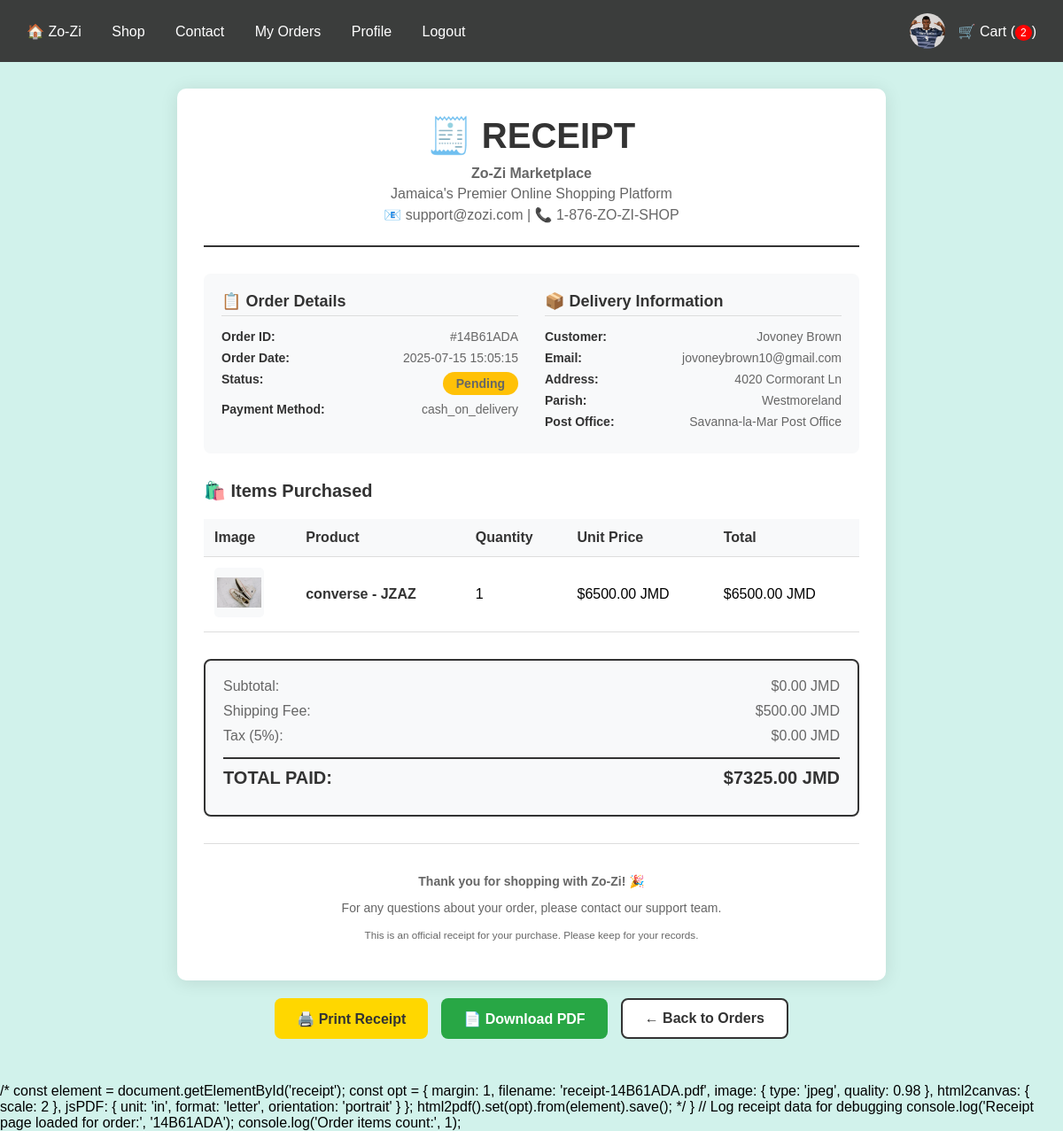
The app's page /receipt/14B61ADA (signed in) with its own data.
### tables this page shows
CREATE TABLE orders (
            order_id TEXT PRIMARY KEY,
            user_email TEXT,
            full_name TEXT,
            phone_number TEXT,
            address TEXT,
            parish TEXT,
            post_office TEXT,
            total REAL,
            discount REAL,
            payment_method TEXT,
            order_date DATETIME,
            status TEXT,
            shipping_option TEXT,
            shipping_fee REAL,
            tax REAL, lynk_reference TEXT, payment_verified BOOLEAN DEFAULT FALSE,
            FOREIGN KEY (user_email) REFERENCES users(email)
        );

CREATE TABLE order_items (
            order_id TEXT,
            product_key TEXT,
            quantity INTEGER,
            price REAL,
            PRIMARY KEY (order_id, product_key),
            FOREIGN KEY (order_id) REFERENCES orders(order_id),
            FOREIGN KEY (product_key) REFERENCES products(product_key)
        );

CREATE TABLE products (
            product_key TEXT PRIMARY KEY,
            name TEXT,
            price REAL,
            description TEXT,
            image_url TEXT,
            image_urls TEXT,
            shipping TEXT,
            brand TEXT,
            category TEXT,
            original_cost REAL,
            roi REAL,
            sizes TEXT,
            seller_email TEXT,
            sold INTEGER DEFAULT 0,
            clicks INTEGER DEFAULT 0,
            likes INTEGER DEFAULT 0,
            posted_date TEXT,
            amount INTEGER,
            FOREIGN KEY (seller_email) REFERENCES users(email)
        );

### app.py (the view, shortened to what this page needs)
@app.route('/receipt/<order_id>', methods=['GET'])
def receipt(order_id):
    if 'user' not in session:
        return redirect(url_for('login'))
    user_email = session['user']['email']
    with get_db() as conn:
        cursor = conn.cursor()
        cursor.execute(
            "SELECT order_id, user_email, full_name, address, parish, post_office, total, discount, payment_method, order_date, status "
            "FROM orders WHERE order_id = ? AND user_email = ?",
            (order_id, user_email)
        )
        order_data = cursor.fetchone()
        cursor.execute(
            "SELECT oi.product_key, oi.quantity, oi.price, p.name, p.image_url "
            "FROM order_items oi JOIN products p ON oi.product_key = p.product_key WHERE oi.order_id = ?",
            (order_id,)
        )
        items = [{
            'product_key': item['product_key'],
            'product_name': item['name'],
            'quantity': item['quantity'],
            'price': item['price'],
            'image_url': item['image_url']
        } for item in cursor.fetchall()]
        order = {
            'order_id': order_data['order_id'],
            'user_email': order_data['user_email'],
            'full_name': order_data['full_name'],
            'address': order_data['address'],
            'parish': order_data['parish'],
            'post_office': order_data['post_office'],
            'total': order_data['total'],
            'discount': order_data['discount'],
            'payment_method': order_data['payment_method'],
            'order_date': order_data['order_date'],
            'status': order_data['status'],
            'items': items
        }
    cart_data = get_cart_items()
    return render_template(
        'receipt.html',
        user=session.get('user'),
        order=order,
        cart_items=cart_data['items'],
        cart_total=cart_data['total'],
        discount=cart_data['discount'],
        cart_item_count=cart_data['cart_item_count']
    )

### templates/receipt.html (shortened to what this page needs)
<!DOCTYPE html>
<html lang="en">
<head>
</head>
<body>
    <nav class="navbar">
        <div>
            <a href="{{ url_for('index') }}">🏠 Zo-Zi</a>
            <a href="{{ url_for('index') }}">Shop</a>
            <a href="{{ url_for('contact') }}">Contact</a>
            {% if user %}
                <a href="{{ url_for('orders') }}">My Orders</a>
                <a href="{{ url_for('profile') }}">Profile</a>
                <a href="{{ url_for('logout') }}">Logout</a>
            {% else %}
                <a href="{{ url_for('login') }}">Login</a>
                <a href="{{ url_for('signup') }}">Signup</a>
            {% endif %}
        </div>
        <div style="display: flex; align-items: center;">
            <div class="profile" onclick="window.location.href='{{ url_for('profile' if user else 'login') }}'">
                {% if user and user.profile_picture %}
                    <img src="{{ url_for('static', filename=user.profile_picture) }}" alt="Profile">
                {% else %}
                    <span style="font-size: 20px; color: white; line-height: 40px; background: gray; display: block; border-radius: 50%; text-align: center;">+</span>
                {% endif %}
            </div>
            <a href="{{ url_for('cart') }}" style="margin-left: 15px;">
                🛒 Cart (<span class="cart-total">{{ cart_item_count }}</span>)
            </a>
        </div>
    </nav>
    <div class="container">
        {% if error %}
            <div class="error-state">
                <h2>❌ Receipt Not Found</h2>
                <p>{{ error }}</p>
                <a href="{{ url_for('orders') }}" class="btn btn-primary">Back to Orders</a>
            </div>
        {% elif order %}
            <div class="receipt-container" id="receipt">
                <div class="receipt-header">
                    <h1>🧾 RECEIPT</h1>
                    <p><strong>Zo-Zi Marketplace</strong></p>
                    <p>Jamaica's Premier Online Shopping Platform</p>
                    <p>📧 support@zozi.com | 📞 1-876-ZO-ZI-SHOP</p>
                </div>
                <div class="order-info">
                    <div class="info-section">
                        <h3>📋 Order Details</h3>
                        <div class="info-item">
                            <strong>Order ID:</strong>
                            <span>#{{ order.get('order_id', 'N/A') }}</span>
                        </div>
                        <div class="info-item">
                            <strong>Order Date:</strong>
                            <span>{{ order.get('order_date', 'N/A') }}</span>
                        </div>
                        <div class="info-item">
                            <strong>Status:</strong>
                            <span class="status-badge status-{{ order.get('status', 'pending') }}">
                                {{ (order.get('status', 'pending')).title() }}
                            </span>
                        </div>
                        <div class="info-item">
                            <strong>Payment Method:</strong>
                            <span>{{ order.get('payment_method', 'N/A') }}</span>
                        </div>
                    </div>
                    <div class="info-section">
                        <h3>📦 Delivery Information</h3>
                        <div class="info-item">
                            <strong>Customer:</strong>
                            <span>{{ order.get('full_name', 'N/A') }}</span>
                        </div>
                        <div class="info-item">
                            <strong>Email:</strong>
                            <span>{{ order.get('user_email', 'N/A') }}</span>
                        </div>
                        <div class="info-item">
                            <strong>Address:</strong>
                            <span>{{ order.get('address', 'N/A') }}</span>
                        </div>
                        <div class="info-item">
                            <strong>Parish:</strong>
                            <span>{{ order.get('parish', 'N/A') }}</span>
                        </div>
                        <div class="info-item">
                            <strong>Post Office:</strong>
                            <span>{{ order.get('post_office', 'N/A') }}</span>
                        </div>
                    </div>
                </div>
                <div class="items-section">
                    <h3>🛍️ Items Purchased</h3>
                    {% if order.get('items') %}
                        <table class="items-table">
                            <thead>
                                <tr>
                                    <th>Image</th>
                                    <th>Product</th>
                                    <th>Quantity</th>
                                    <th>Unit Price</th>
                                    <th>Total</th>
                                </tr>
                            </thead>
                            <tbody>
                                {% for item in order.get('items', []) %}
                                <tr>
                                    <td>
                                        <img src="{{ url_for('static', filename=item.get('image_url', 'placeholder.jpg')) }}"
                                             alt="{{ item.get('product_name', 'Product') }}"
                                             class="item-image"
                                             onerror="this.src='{{ url_for('static', filename='placeholder.jpg') }}';">
                                    </td>
                                    <td>
                                        <div class="item-name">{{ item.get('product_name') or item.get('product_key', 'Unknown Product') }}</div>
                                    </td>
                                    <td>{{ item.get('quantity', 0) }}</td>
                                    <td>${{ '{:.2f}'.format(item.get('price', 0)) }} JMD</td>
                                    <td>${{ '{:.2f}'.format((item.get('price', 0) * item.get('quantity', 0))) }} JMD</td>
                                </tr>
                                {% endfor %}
                            </tbody>
                        </table>
                    {% else %}
                        <p style="text-align: center; color: #666; padding: 20px;">No items found for this order.</p>
                    {% endif %}
                </div>
                <div class="totals-section">
                    {% set items_list = order.get('items', []) %}
                    {% set subtotal = 0 %}
                    {% for item in items_list %}
                        {% set subtotal = subtotal + (item.get('price', 0) * item.get('quantity', 0)) %}
                    {% endfor %}
                    {% set shipping_fee = 500 %}
                    {% set tax = subtotal * 0.05 %}
                    <div class="total-row subtotal">
                        <span>Subtotal:</span>
                        <span>${{ '{:.2f}'.format(subtotal) }} JMD</span>
                    </div>
                    <div class="total-row shipping">
                        <span>Shipping Fee:</span>
                        <span>${{ '{:.2f}'.format(shipping_fee) }} JMD</span>
                    </div>
                    <div class="total-row tax">
                        <span>Tax (5%):</span>
                        <span>${{ '{:.2f}'.format(tax) }} JMD</span>
                    </div>
                    <div class="total-row final">
                        <span>TOTAL PAID:</span>
                        <span>${{ '{:.2f}'.format(order.get('total', 0)) }} JMD</span>
                    </div>
                </div>
                <div class="receipt-footer">
                    <p><strong>Thank you for shopping with Zo-Zi! 🎉</strong></p>
                    <p>For any questions about your order, please contact our support team.</p>
                    <p><small>This is an official receipt for your purchase. Please keep for your records.</small></p>
                </div>
            </div>
            <div class="action-buttons">
                <button onclick="window.print()" class="btn btn-primary">
                    🖨️ Print Receipt
                </button>
                <button onclick="downloadReceipt()" class="btn btn-secondary">
                    📄 Download PDF
                </button>
                <a href="{{ url_for('orders') }}" class="btn btn-outline">
                    ← Back to Orders
                </a>
            </div>
        {% endif %}
    </div>
            /*
            const element = document.getElementById('receipt');
            const opt = {
                margin: 1,
                filename: 'receipt-{{ order.get("order_id", "unknown") if order else "unknown" }}.pdf',
                image: { type: 'jpeg', quality: 0.98 },
                html2canvas: { scale: 2 },
                jsPDF: { unit: 'in', format: 'letter', orientation: 'portrait' }
            };
            html2pdf().set(opt).from(element).save();
            */
        }
        // Log receipt data for debugging
        console.log('Receipt page loaded for order:', '{{ order.get("order_id", "No order") if order else "No order" }}');
        {% if order and order.get('items') %}
        console.log('Order items count:', {{ order.get('items', [])|length }});
        {% endif %}
</body>
</html>

### records on screen
orders: get "14B61ADA", get "2025-07-15 15:05:15", status "Pending", get "cash_on_delivery", get "Jovoney Brown", get "jovoneybrown10@gmail.com", get "4020 Cormorant Ln", get "Westmoreland", get "Savanna-la-Mar Post Office", total "7325.00", order_id "14B61ADA"
order_items: image_url (picture), get "converse - JZAZ", get "1", price "6500.00"

### other values on screen
{{ cart_item_count }} "2"
{{ '{:.2f}'.format(subtotal) }} "0.00"
{{ '{:.2f}'.format(shipping_fee) }} "500.00"
{{ '{:.2f}'.format(tax) }} "0.00"
{{ order.get('items', [])|length }} "1"
